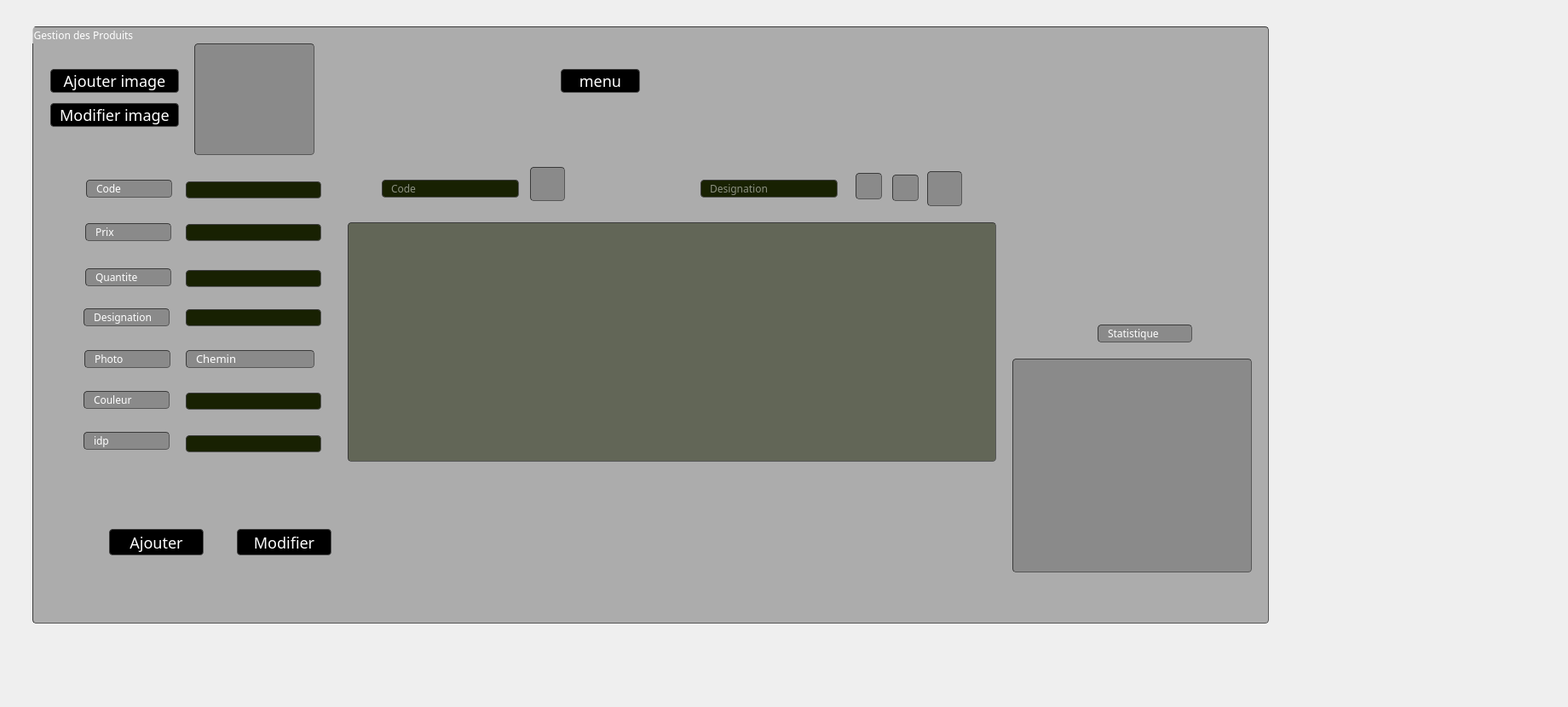
     <widget class="QWidget" name="tab_4">
      <property name="styleSheet">
       <string notr="true"/>
      </property>
      <attribute name="title">
       <string>Produits</string>
      </attribute>
      <widget class="QGroupBox" name="groupBox_5">
       <property name="geometry">
        <rect>
         <x>38</x>
         <y>31</y>
         <width>1451</width>
         <height>701</height>
        </rect>
       </property>
       <property name="styleSheet">
        <string notr="true">
border-width: 1px; border-radius: 4px;
	border-color: rgb(58, 58, 58);
	border-style: inset;
	padding: 0 8px;
	color: rgb(255, 255, 255);
	
background-color:rgba(105, 105, 105,0.5);
	selection-background-color:#ffffff;
	selection-color:#ffffff;
font: 75 8pt &quot;MS Shell Dlg 2&quot;;
font-family: century gothic;</string>
       </property>
       <property name="title">
        <string notr="true">Gestion des Produits </string>
       </property>
       <property name="flat">
        <bool>false</bool>
       </property>
       <widget class="QLabel" name="label_18">
        <property name="geometry">
         <rect>
          <x>62</x>
          <y>231</y>
          <width>101</width>
          <height>21</height>
         </rect>
        </property>
        <property name="styleSheet">
         <string notr="true">border-width: 1px; border-radius: 4px;
	border-color: rgb(58, 58, 58);
	border-style: inset;
	padding: 0 8px;
	color: rgb(255, 255, 255);
	
background-color:rgba(105, 105, 105,0.5);
	selection-background-color:#ffffff;
	selection-color:#ffffff;
font: 75 8pt &quot;MS Shell Dlg 2&quot;;
font-family: century gothic;</string>
        </property>
        <property name="text">
         <string>Prix</string>
        </property>
       </widget>
       <widget class="QLabel" name="label_3">
        <property name="geometry">
         <rect>
          <x>60</x>
          <y>476</y>
          <width>101</width>
          <height>21</height>
         </rect>
        </property>
        <property name="styleSheet">
         <string notr="true">border-width: 1px; border-radius: 4px;
	border-color: rgb(58, 58, 58);
	border-style: inset;
	padding: 0 8px;
	color: rgb(255, 255, 255);
	
background-color:rgba(105, 105, 105,0.5);
	selection-background-color:#ffffff;
	selection-color:#ffffff;
font: 75 8pt &quot;MS Shell Dlg 2&quot;;
font-family: century gothic;</string>
        </property>
        <property name="text">
         <string>idp</string>
        </property>
       </widget>
       <widget class="QLabel" name="label_19">
        <property name="geometry">
         <rect>
          <x>61</x>
          <y>380</y>
          <width>101</width>
          <height>21</height>
         </rect>
        </property>
        <property name="styleSheet">
         <string notr="true">border-width: 1px; border-radius: 4px;
	border-color: rgb(58, 58, 58);
	border-style: inset;
	padding: 0 8px;
	color: rgb(255, 255, 255);
	
background-color:rgba(105, 105, 105,0.5);
	selection-background-color:#ffffff;
	selection-color:#ffffff;
font: 75 8pt &quot;MS Shell Dlg 2&quot;;
font-family: century gothic;</string>
        </property>
        <property name="text">
         <string>Photo</string>
        </property>
       </widget>
       <widget class="QLabel" name="label_21">
        <property name="geometry">
         <rect>
          <x>60</x>
          <y>428</y>
          <width>101</width>
          <height>21</height>
         </rect>
        </property>
        <property name="styleSheet">
         <string notr="true">border-width: 1px; border-radius: 4px;
	border-color: rgb(58, 58, 58);
	border-style: inset;
	padding: 0 8px;
	color: rgb(255, 255, 255);
	
background-color:rgba(105, 105, 105,0.5);
	selection-background-color:#ffffff;
	selection-color:#ffffff;
font: 75 8pt &quot;MS Shell Dlg 2&quot;;
font-family: century gothic;</string>
        </property>
        <property name="text">
         <string>Couleur</string>
        </property>
       </widget>
       <widget class="QLabel" name="label_24">
        <property name="geometry">
         <rect>
          <x>60</x>
          <y>331</y>
          <width>101</width>
          <height>21</height>
         </rect>
        </property>
        <property name="styleSheet">
         <string notr="true">border-width: 1px; border-radius: 4px;
	border-color: rgb(58, 58, 58);
	border-style: inset;
	padding: 0 8px;
	color: rgb(255, 255, 255);
	
background-color:rgba(105, 105, 105,0.5);
	selection-background-color:#ffffff;
	selection-color:#ffffff;
font: 75 8pt &quot;MS Shell Dlg 2&quot;;
font-family: century gothic;</string>
        </property>
        <property name="text">
         <string>Designation </string>
        </property>
       </widget>
       <widget class="QLabel" name="label_25">
        <property name="geometry">
         <rect>
          <x>62</x>
          <y>284</y>
          <width>101</width>
          <height>21</height>
         </rect>
        </property>
        <property name="styleSheet">
         <string notr="true">border-width: 1px; border-radius: 4px;
	border-color: rgb(58, 58, 58);
	border-style: inset;
	padding: 0 8px;
	color: rgb(255, 255, 255);
	
background-color:rgba(105, 105, 105,0.5);
	selection-background-color:#ffffff;
	selection-color:#ffffff;
font: 75 8pt &quot;MS Shell Dlg 2&quot;;
font-family: century gothic;</string>
        </property>
        <property name="text">
         <string>Quantite</string>
        </property>
       </widget>
       <widget class="QLabel" name="label_26">
        <property name="geometry">
         <rect>
          <x>63</x>
          <y>180</y>
          <width>101</width>
          <height>21</height>
         </rect>
        </property>
        <property name="styleSheet">
         <string notr="true">border-width: 1px; border-radius: 4px;
	border-color: rgb(58, 58, 58);
	border-style: inset;
	padding: 0 8px;
	color: rgb(255, 255, 255);
	
background-color:rgba(105, 105, 105,0.5);
	selection-background-color:#ffffff;
	selection-color:#ffffff;
font: 75 8pt &quot;MS Shell Dlg 2&quot;;
font-family: century gothic;</string>
        </property>
        <property name="text">
         <string>Code </string>
        </property>
       </widget>
       <widget class="QPushButton" name="pushButton_modifp">
        <property name="geometry">
         <rect>
          <x>240</x>
          <y>590</y>
          <width>111</width>
          <height>31</height>
         </rect>
        </property>
        <property name="styleSheet">
         <string notr="true">font: 75 6pt &quot;MS Shell Dlg 2&quot;;
background-color:rgb(0, 0, 0);
border-radius: 4px;
	border-color: rgb(58, 58, 58);
	border-style: inset;
font-family: century gothic;
font-size: 18px;
color: rgb(255, 255, 255);


</string>
        </property>
        <property name="text">
         <string>Modifier</string>
        </property>
       </widget>
       <widget class="QTableView" name="tabproduits">
        <property name="geometry">
         <rect>
          <x>370</x>
          <y>230</y>
          <width>761</width>
          <height>281</height>
         </rect>
        </property>
        <property name="styleSheet">
         <string notr="true">QTableView {
background: rgba(255, 255, 255,0.5);
background-color: rgba(24, 33, 2,0.5);
}
QTableView QTableCornerButton::section
{
     background: rgb(114, 124, 127);
}
QTableView::item:focus

{
    color:black;
}
QTableView::item:selected
{
    color:black;
     background: rgba(0, 0, 0, 50%);
}
QHeaderView::section
{

     background:black;
}</string>
        </property>
       </widget>
       <widget class="QPushButton" name="pushButton_suppp">
        <property name="geometry">
         <rect>
          <x>584</x>
          <y>165</y>
          <width>41</width>
          <height>40</height>
         </rect>
        </property>
        <property name="styleSheet">
         <string notr="true">border-image: url(:/img/img/delete.png);</string>
        </property>
        <property name="text">
         <string/>
        </property>
       </widget>
       <widget class="QLineEdit" name="lineEdit_supp">
        <property name="geometry">
         <rect>
          <x>410</x>
          <y>180</y>
          <width>161</width>
          <height>21</height>
         </rect>
        </property>
        <property name="styleSheet">
         <string notr="true">border-width: 1px; border-radius: 4px;
	border-color: rgb(58, 58, 58);
	border-style: inset;
	padding: 0 8px;
	color: rgb(255, 255, 255);
	
background-color: rgb(24, 33, 2);
	selection-background-color:#ffffff;
	selection-color:#ffffff</string>
        </property>
        <property name="placeholderText">
         <string>Code</string>
        </property>
       </widget>
       <widget class="QPushButton" name="pushButton_rechp">
        <property name="geometry">
         <rect>
          <x>966</x>
          <y>172</y>
          <width>31</width>
          <height>31</height>
         </rect>
        </property>
        <property name="styleSheet">
         <string notr="true">border-image: url(:/img/img/rech.png);</string>
        </property>
        <property name="text">
         <string/>
        </property>
       </widget>
       <widget class="QLineEdit" name="lineEdit_rech">
        <property name="geometry">
         <rect>
          <x>784</x>
          <y>180</y>
          <width>161</width>
          <height>21</height>
         </rect>
        </property>
        <property name="styleSheet">
         <string notr="true">border-width: 1px; border-radius: 4px;
	border-color: rgb(58, 58, 58);
	border-style: inset;
	padding: 0 8px;
	color: rgb(255, 255, 255);
	
background-color: rgb(24, 33, 2);
	selection-background-color:#ffffff;
	selection-color:#ffffff</string>
        </property>
        <property name="placeholderText">
         <string>Designation</string>
        </property>
       </widget>
       <widget class="QPushButton" name="pushButton_tri">
        <property name="geometry">
         <rect>
          <x>1009</x>
          <y>174</y>
          <width>31</width>
          <height>31</height>
         </rect>
        </property>
        <property name="styleSheet">
         <string notr="true">border-image: url(:/img/img/Trie.png);</string>
        </property>
        <property name="text">
         <string/>
        </property>
       </widget>
       <widget class="QPushButton" name="pushButton_pdfp">
        <property name="geometry">
         <rect>
          <x>1050</x>
          <y>170</y>
          <width>41</width>
          <height>41</height>
         </rect>
        </property>
        <property name="styleSheet">
         <string notr="true">border-image: url(:/img/img/pdf.png);</string>
        </property>
        <property name="text">
         <string/>
        </property>
       </widget>
       <widget class="QPushButton" name="pushButton_ajoutp">
        <property name="geometry">
         <rect>
          <x>90</x>
          <y>590</y>
          <width>111</width>
          <height>31</height>
         </rect>
        </property>
        <property name="styleSheet">
         <string notr="true">font: 75 6pt &quot;MS Shell Dlg 2&quot;;
background-color:rgb(0, 0, 0);
border-radius: 4px;
	border-color: rgb(58, 58, 58);
	border-style: inset;
font-family: century gothic;
font-size: 18px;
color: rgb(255, 255, 255);


</string>
        </property>
        <property name="text">
         <string>Ajouter</string>
        </property>
       </widget>
       <widget class="QLabel" name="label_28">
        <property name="geometry">
         <rect>
          <x>1250</x>
          <y>350</y>
          <width>111</width>
          <height>21</height>
         </rect>
        </property>
        <property name="styleSheet">
         <string notr="true">border-width: 1px; border-radius: 4px;
	border-color: rgb(58, 58, 58);
	border-style: inset;
	padding: 0 8px;
	color: rgb(255, 255, 255);
	
background-color:rgba(105, 105, 105,0.5);
	selection-background-color:#ffffff;
	selection-color:#ffffff;
font: 75 8pt &quot;MS Shell Dlg 2&quot;;
font-family: century gothic;</string>
        </property>
        <property name="text">
         <string>Statistique </string>
        </property>
       </widget>
       <widget class="QLineEdit" name="lineEdit_prix">
        <property name="geometry">
         <rect>
          <x>180</x>
          <y>232</y>
          <width>159</width>
          <height>20</height>
         </rect>
        </property>
        <property name="styleSheet">
         <string notr="true">border-width: 1px; border-radius: 4px;
	border-color: rgb(58, 58, 58);
	border-style: inset;
	padding: 0 8px;
	color: rgb(255, 255, 255);
	
background-color: rgb(24, 33, 2);
	selection-background-color:#ffffff;
	selection-color:#ffffff</string>
        </property>
       </widget>
       <widget class="QLineEdit" name="lineEdit_idp">
        <property name="geometry">
         <rect>
          <x>180</x>
          <y>480</y>
          <width>159</width>
          <height>20</height>
         </rect>
        </property>
        <property name="autoFillBackground">
         <bool>false</bool>
        </property>
        <property name="styleSheet">
         <string notr="true">border-width: 1px; border-radius: 4px;
	border-color: rgb(58, 58, 58);
	border-style: inset;
	padding: 0 8px;
	color: rgb(255, 255, 255);
	
background-color: rgb(24, 33, 2);
	selection-background-color:#ffffff;
	selection-color:#ffffff</string>
        </property>
       </widget>
       <widget class="QLineEdit" name="lineEdit_col">
        <property name="geometry">
         <rect>
          <x>180</x>
          <y>430</y>
          <width>159</width>
          <height>20</height>
         </rect>
        </property>
        <property name="styleSheet">
         <string notr="true">border-width: 1px; border-radius: 4px;
	border-color: rgb(58, 58, 58);
	border-style: inset;
	padding: 0 8px;
	color: rgb(255, 255, 255);
	
background-color: rgb(24, 33, 2);
	selection-background-color:#ffffff;
	selection-color:#ffffff</string>
        </property>
       </widget>
       <widget class="QLineEdit" name="lineEdit_code">
        <property name="geometry">
         <rect>
          <x>180</x>
          <y>182</y>
          <width>159</width>
          <height>20</height>
         </rect>
        </property>
        <property name="styleSheet">
         <string notr="true">border-width: 1px; border-radius: 4px;
	border-color: rgb(58, 58, 58);
	border-style: inset;
	padding: 0 8px;
	color: rgb(255, 255, 255);
	
background-color: rgb(24, 33, 2);
	selection-background-color:#ffffff;
	selection-color:#ffffff</string>
        </property>
       </widget>
       <widget class="QLineEdit" name="lineEdit_qte">
        <property name="geometry">
         <rect>
          <x>180</x>
          <y>286</y>
          <width>159</width>
          <height>20</height>
         </rect>
        </property>
        <property name="styleSheet">
         <string notr="true">border-width: 1px; border-radius: 4px;
	border-color: rgb(58, 58, 58);
	border-style: inset;
	padding: 0 8px;
	color: rgb(255, 255, 255);
	
background-color: rgb(24, 33, 2);
	selection-background-color:#ffffff;
	selection-color:#ffffff</string>
        </property>
       </widget>
       <widget class="QLineEdit" name="lineEdit_des">
        <property name="geometry">
         <rect>
          <x>180</x>
          <y>332</y>
          <width>159</width>
          <height>20</height>
         </rect>
        </property>
        <property name="styleSheet">
         <string notr="true">border-width: 1px; border-radius: 4px;
	border-color: rgb(58, 58, 58);
	border-style: inset;
	padding: 0 8px;
	color: rgb(255, 255, 255);
	
background-color: rgb(24, 33, 2);
	selection-background-color:#ffffff;
	selection-color:#ffffff</string>
        </property>
       </widget>
       <widget class="QPushButton" name="pushButton_3">
        <property name="geometry">
         <rect>
          <x>620</x>
          <y>50</y>
          <width>93</width>
          <height>28</height>
         </rect>
        </property>
        <property name="styleSheet">
         <string notr="true">font: 75 6pt &quot;MS Shell Dlg 2&quot;;
background-color:rgb(0, 0, 0);
border-radius: 4px;
	border-color: rgb(58, 58, 58);
	border-style: inset;
font-family: century gothic;
font-size: 18px;
color: rgb(255, 255, 255);</string>
        </property>
        <property name="text">
         <string>menu</string>
        </property>
       </widget>
       <widget class="QPushButton" name="pb_ajouter_image">
        <property name="geometry">
         <rect>
          <x>21</x>
          <y>50</y>
          <width>151</width>
          <height>28</height>
         </rect>
        </property>
        <property name="font">
         <font>
          <family>century gothic</family>
          <pointsize>-1</pointsize>
          <weight>9</weight>
          <italic>false</italic>
          <bold>false</bold>
         </font>
        </property>
        <property name="toolTip">
         <string>&lt;html&gt;&lt;head/&gt;&lt;body&gt;&lt;p&gt;&lt;br/&gt;&lt;/p&gt;&lt;/body&gt;&lt;/html&gt;</string>
        </property>
        <property name="whatsThis">
         <string>&lt;html&gt;&lt;head/&gt;&lt;body&gt;&lt;p&gt;&lt;br/&gt;&lt;/p&gt;&lt;/body&gt;&lt;/html&gt;</string>
        </property>
        <property name="styleSheet">
         <string notr="true">font: 75 6pt &quot;MS Shell Dlg 2&quot;;
background-color:rgb(0, 0, 0);
border-radius: 4px;
	border-color: rgb(58, 58, 58);
	border-style: inset;
font-family: century gothic;
font-size: 18px;
color: rgb(255, 255, 255);

</string>
        </property>
        <property name="text">
         <string>Ajouter image</string>
        </property>
       </widget>
       <widget class="QPushButton" name="pb_modifier_image">
        <property name="geometry">
         <rect>
          <x>21</x>
          <y>90</y>
          <width>151</width>
          <height>28</height>
         </rect>
        </property>
        <property name="font">
         <font>
          <family>century gothic</family>
          <pointsize>-1</pointsize>
          <weight>9</weight>
          <italic>false</italic>
          <bold>false</bold>
         </font>
        </property>
        <property name="toolTip">
         <string>&lt;html&gt;&lt;head/&gt;&lt;body&gt;&lt;p&gt;&lt;span style=&quot; font-weight:600;&quot;&gt;modifier image&lt;/span&gt;&lt;/p&gt;&lt;/body&gt;&lt;/html&gt;</string>
        </property>
        <property name="styleSheet">
         <string notr="true">font: 75 6pt &quot;MS Shell Dlg 2&quot;;
background-color:rgb(0, 0, 0);
border-radius: 4px;
	border-color: rgb(58, 58, 58);
	border-style: inset;
font-family: century gothic;
font-size: 18px;
color: rgb(255, 255, 255);

</string>
        </property>
        <property name="text">
         <string>Modifier image</string>
        </property>
       </widget>
       <widget class="QLabel" name="photo">
        <property name="geometry">
         <rect>
          <x>190</x>
          <y>20</y>
          <width>141</width>
          <height>131</height>
         </rect>
        </property>
        <property name="styleSheet">
         <string notr="true"/>
        </property>
        <property name="frameShape">
         <enum>QFrame::Box</enum>
        </property>
        <property name="text">
         <string/>
        </property>
       </widget>
       <widget class="QLabel" name="chemin">
        <property name="geometry">
         <rect>
          <x>180</x>
          <y>380</y>
          <width>151</width>
          <height>21</height>
         </rect>
        </property>
        <property name="text">
         <string>&lt;html&gt;&lt;head/&gt;&lt;body&gt;&lt;p&gt;&lt;span style=&quot; font-size:10pt;&quot;&gt;Chemin&lt;/span&gt;&lt;/p&gt;&lt;/body&gt;&lt;/html&gt;</string>
        </property>
       </widget>
       <widget class="stats" name="widget_2" native="true">
        <property name="geometry">
         <rect>
          <x>1150</x>
          <y>390</y>
          <width>281</width>
          <height>251</height>
         </rect>
        </property>
       </widget>
       <zorder>label_18</zorder>
       <zorder>label_19</zorder>
       <zorder>label_21</zorder>
       <zorder>label_24</zorder>
       <zorder>label_25</zorder>
       <zorder>label_26</zorder>
       <zorder>lineEdit_supp</zorder>
       <zorder>label_28</zorder>
       <zorder>label_3</zorder>
       <zorder>pushButton_modifp</zorder>
       <zorder>tabproduits</zorder>
       <zorder>pushButton_suppp</zorder>
       <zorder>pushButton_rechp</zorder>
       <zorder>lineEdit_rech</zorder>
       <zorder>pushButton_tri</zorder>
       <zorder>pushButton_pdfp</zorder>
       <zorder>pushButton_ajoutp</zorder>
       <zorder>lineEdit_prix</zorder>
       <zorder>lineEdit_idp</zorder>
       <zorder>lineEdit_col</zorder>
       <zorder>lineEdit_code</zorder>
       <zorder>lineEdit_qte</zorder>
       <zorder>lineEdit_des</zorder>
       <zorder>pushButton_3</zorder>
       <zorder>pb_ajouter_image</zorder>
       <zorder>pb_modifier_image</zorder>
       <zorder>photo</zorder>
       <zorder>chemin</zorder>
       <zorder>widget_2</zorder>
      </widget>
      <widget class="QLabel" name="label_Pic">
       <property name="geometry">
        <rect>
         <x>1160</x>
         <y>0</y>
         <width>291</width>
         <height>201</height>
        </rect>
       </property>
       <property name="styleSheet">
        <string notr="true">border-image: url(:/img/img/EST-logo2.png)</string>
       </property>
       <property name="text">
        <string/>
       </property>
      </widget>
      <widget class="QLabel" name="label_29">
       <property name="geometry">
        <rect>
         <x>-250</x>
         <y>0</y>
         <width>1831</width>
         <height>821</height>
        </rect>
       </property>
       <property name="styleSheet">
        <string notr="true">border-image: url(:/img/img/lagou.jpg);</string>
       </property>
       <property name="text">
        <string/>
       </property>
      </widget>
      <zorder>label_29</zorder>
      <zorder>groupBox_5</zorder>
      <zorder>label_Pic</zorder>
     </widget>
